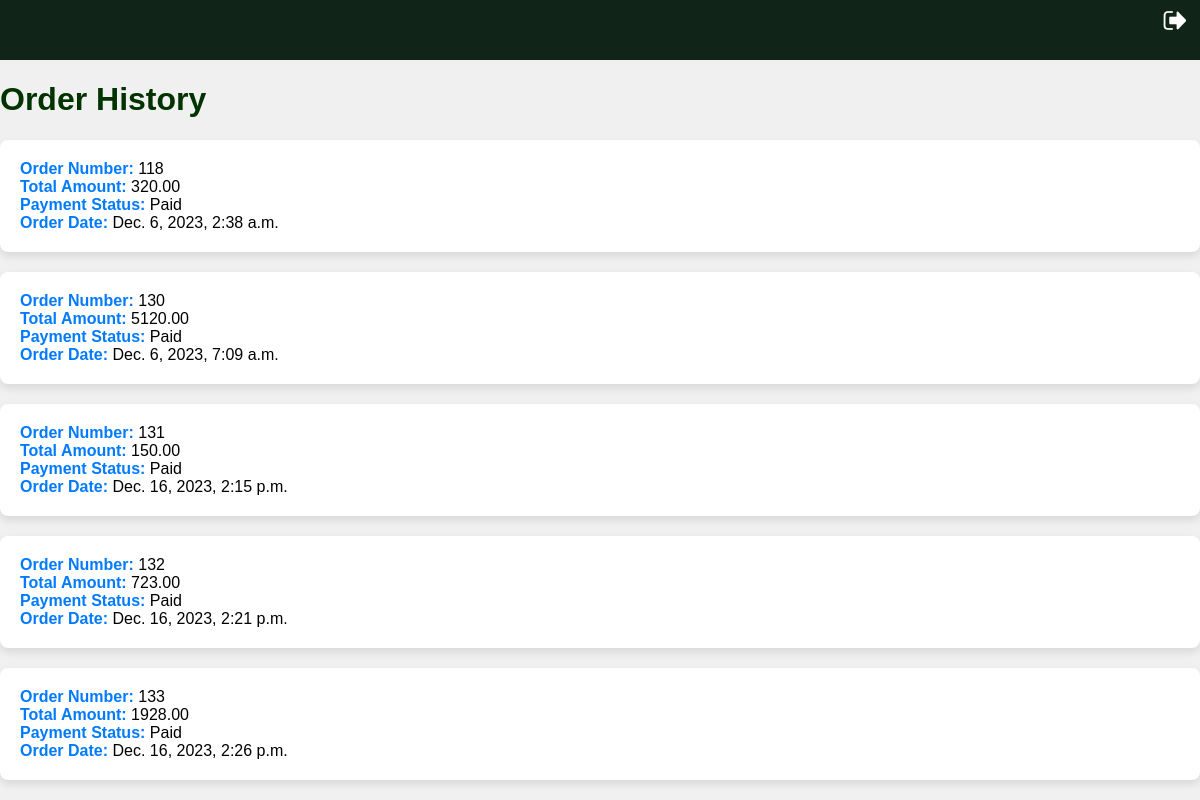
Page /order_history/ (signed in) on the committed database.
### appplant/models.py (models this page shows, shortened)
class Order(models.Model):
    user = models.ForeignKey(User, on_delete=models.CASCADE)
    products = models.ManyToManyField(Product2, through='OrderItem')
    total_amount = models.DecimalField(max_digits=10, decimal_places=2)
    payment_id = models.CharField(max_length=100, null=True, blank=True)
    payment_status = models.BooleanField(default=False)
    created_at = models.DateTimeField(auto_now_add=True)

### appplant/views.py (the view)
# urls.py: path('order_history/', views.order_history, name='order_history'),
@never_cache
@login_required(login_url='login')
def order_history(request):
    user = request.user
    orders = Order.objects.filter(user=user)
    return render(request, 'order_history.html', {'orders': orders})

### templates/order_history.html (shortened to what this page needs)
<!DOCTYPE html>
<html lang="en">
<head>
</head>
<body>
    <header>
        <a href="/profile" class="logout-icon">
            <img src="/static/images/log4.png" alt="Logout">
        </a>
    </header>
    <h1>Order History</h1>
    {% if orders %}
        <ul>
            {% for order in orders %}
                <li>
                    <p><strong>Order Number:</strong> {{ order.id }}</p>
                    <p><strong>Total Amount:</strong> {{ order.total_amount }}</p>
                    <p><strong>Payment Status:</strong> {% if order.payment_status %}Paid{% else %}Pending{% endif %}</p>
                    <p><strong>Order Date:</strong> {{ order.created_at }}</p>
                </li>
            {% endfor %}
        </ul>
    {% else %}
        <p>No orders found.</p>
    {% endif %}
</body>
</html>

### templates/order_history.html (style rules this page uses)
body { font-family: Arial, sans-serif; background-color: #f0f0f0; margin: 0; padding: 0; }
header { background-color: #112418; color: white; text-align: center; padding: 30px ; }
h1 { color: #003300; }
ul { list-style: none; padding: 0; }
li { background-color: #ffffff; margin-bottom: 20px; padding: 20px; border-radius: 8px; box-shadow: 0 4px 8px rgba(0, 0, 0, 0.1); transition: transform 0.3s ease-in-out; }
p { margin: 0; }
strong { font-weight: bold; color: #007bff; }
a { color: #007bff; text-decoration: none; }
.logout-icon { position: absolute; right: 10px; top: 5px; text-decoration: none; color: #fff; }

### rows in the picture
Order: id "118", total_amount "320.00", payment_status "Paid", created_at "Dec. 6, 2023, 2:38 a.m."
Order: id "130", total_amount "5120.00", payment_status "Paid", created_at "Dec. 6, 2023, 7:09 a.m."
Order: id "131", total_amount "150.00", payment_status "Paid", created_at "Dec. 16, 2023, 2:15 p.m."
Order: id "132", total_amount "723.00", payment_status "Paid", created_at "Dec. 16, 2023, 2:21 p.m."
Order: id "133", total_amount "1928.00", payment_status "Paid", created_at "Dec. 16, 2023, 2:26 p.m."
